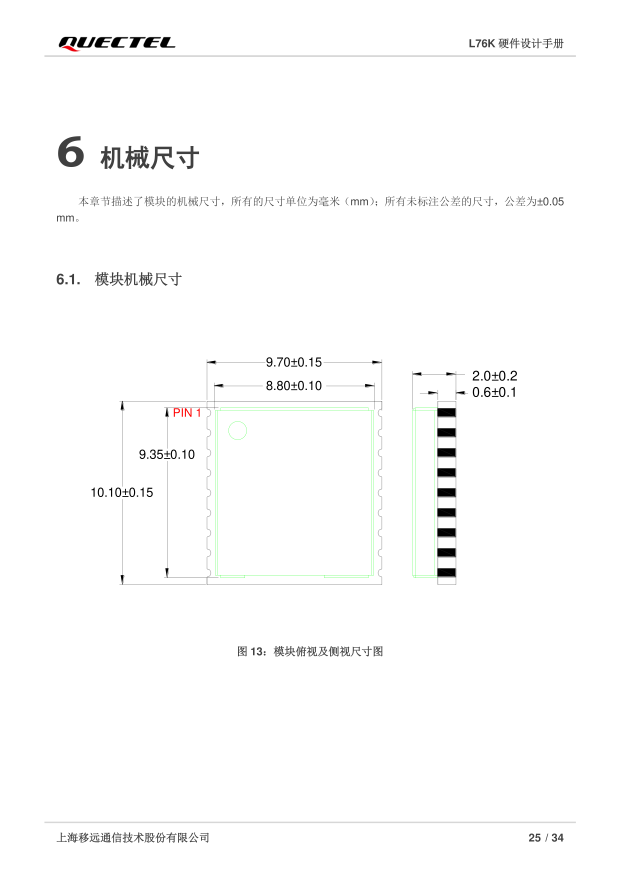
#> input picture ST909B-4G/Datasheet/pdf_render/C2916234_p26_300dpi.png, 2481 x 3508 px, found by its file name (shown at 1/4 size)
$ python p26_extlines.py
#> lines starting #> are read from the running program, lines starting #| are printed output that depends on the picture; after the words box and inside, x2 and y2 are one past the last pixel; in counts of white or black regions, pixels touching at a corner belong together
# Find vertical extension lines of the 8.80 dim (above module) and 9.35/10.10 dims (left side).
import numpy as np
from PIL import Image

im = Image.open(r'D:\Tracker\ST909B-4G\Datasheet\pdf_render\C2916234_p26_300dpi.png').convert('RGB')
#> im is the input picture: PIL image 2481x3508 RGB; mean R, G, B 251.6, 251.7, 251.6
a = np.array(im).astype(int)
R, G, B = a[..., 0], a[..., 1], a[..., 2]
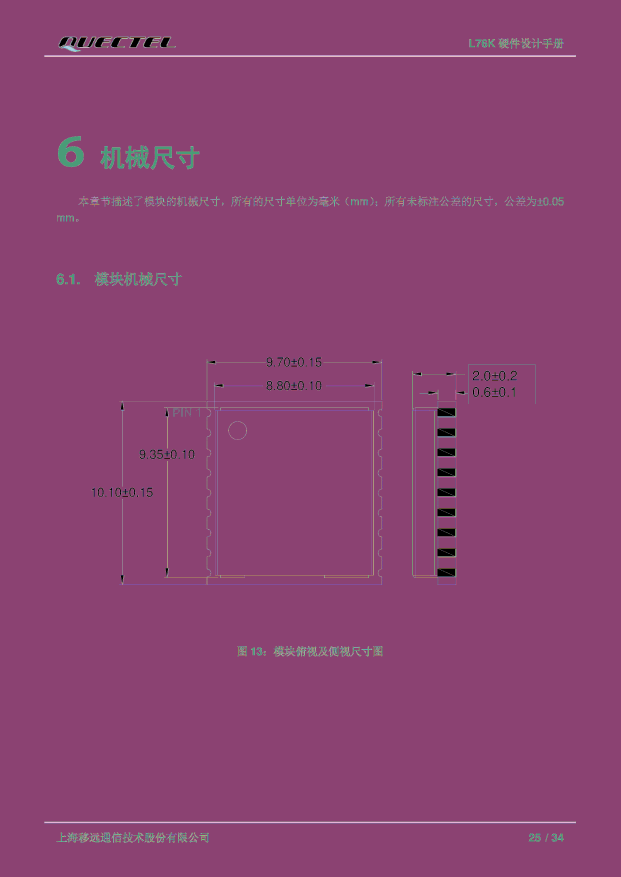
#> R: shape (3508, 2481) int64 (shown at 1/4 size); 256 distinct labels, from 0 to 255; one colour per label, 0 black
#> G: shape (3508, 2481) int64; 256 distinct labels, from 0 to 255
#> B: shape (3508, 2481) int64; 256 distinct labels, from 0 to 255
green = (G > 120) & (R < 120) & (B < 120)
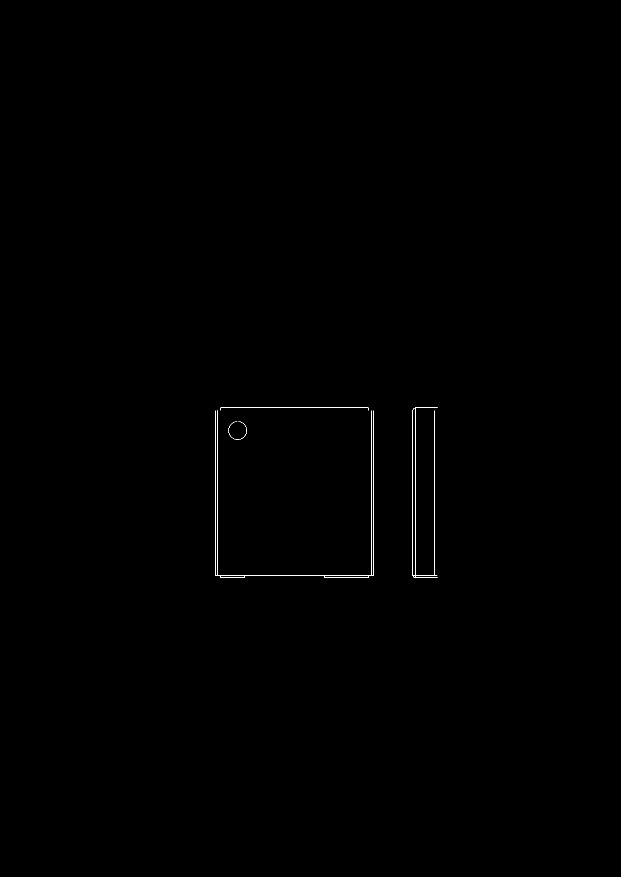
#> green: shape (3508, 2481) bool (shown at 1/4 size); 0.08% white in thin lines or dots, all inside (x1, y1, x2, y2) = (860, 1631, 1751, 2312)
dark = (R < 210) & (G < 210) & (B < 210) & ~green
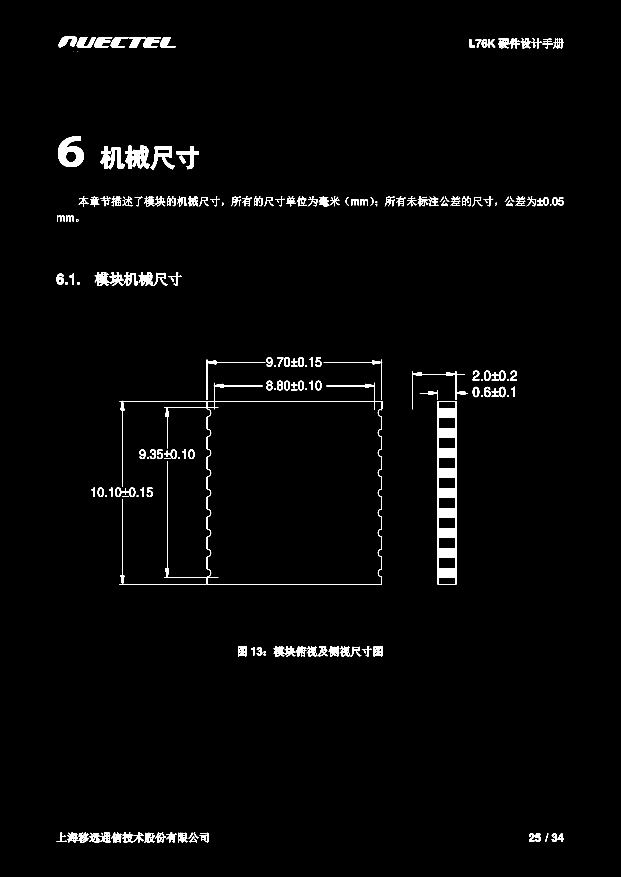
#> dark: shape (3508, 2481) bool (shown at 1/4 size); 1.6% white; 249 white regions (3 under 20 px), largest, box (x1, y1, x2, y2) and area: (1749, 1604, 1825, 2340) 25543, (656, 1531, 1529, 2340) 7923, (232, 545, 335, 668) 7380

SX = 636 / 9.70
SY = 680 / 10.10
X0, Y0 = 860, 1631
def mx(i): return i / SX
def my(i): return i / SY

# 8.80 dim: ext lines between dim line (~y1544) and module top (y1631): columns with tall dark runs
reg = dark[1546:1631, 840:1520]
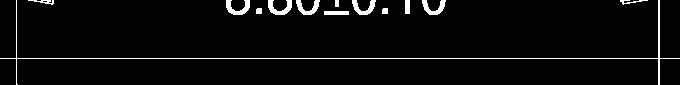
#> reg: shape (85, 680) bool; 3.8% white; 13 white regions, largest, box (x1, y1, x2, y2) and area: (0, 0, 680, 85) 933, (226, 0, 250, 15) 184, (268, 0, 292, 15) 184
colsum = reg.sum(axis=0)
#> colsum = 680 values, max 85 at index 16, min 1 at index 0, mean 3.21
xs = np.nonzero(colsum > 60)[0]
#> xs = [16, 658, 659]
print('8.80 ext-line columns (module-x mm):', ['%.3f' % mx(x + 840 - X0) for x in xs])
#| 8.80 ext-line columns (module-x mm): ['-0.061', '9.731', '9.746']

# dim line y position: find the horizontal line row in y 1520..1570
for y in range(1520, 1575):
    row = dark[y, 840:1520].sum()
    if row > 300:
        print('dim line row y=%d len=%d' % (y, row))
#> this loop made 55 passes
#> row on passes 1 to 12: 0, 0, 0, 38, 61, 78, 89, 97, 72, 71, 71, 75
#| dim line row y=1543 len=452
#| dim line row y=1544 len=438

# 9.35 dim (left, vertical): horizontal ext lines running from dim line to module edge
# search rows in y 1615..2350, x 700..862: rows where dark spans widely
reg = dark[1615:2350, 700:862]
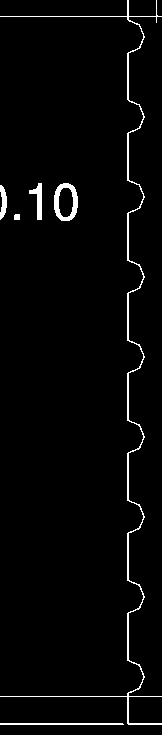
#> reg: shape (735, 162) bool; 2.5% white in thin lines or dots
rowsum = reg.sum(axis=1)
#> rowsum = 735 values, max 162 at index 16, min 0 at index 725, mean 4.07
ys = np.nonzero(rowsum > 60)[0]
#> ys = [16, 696, 723, 724]
print('9.35/10.10 ext-line rows (module-y mm):', ['%.3f' % my(y + 1615 - Y0) for y in ys])
#| 9.35/10.10 ext-line rows (module-y mm): ['0.000', '10.100', '10.501', '10.516']

# 10.10 dim: ext lines further left (x 480..700)
reg = dark[1615:2350, 480:700]
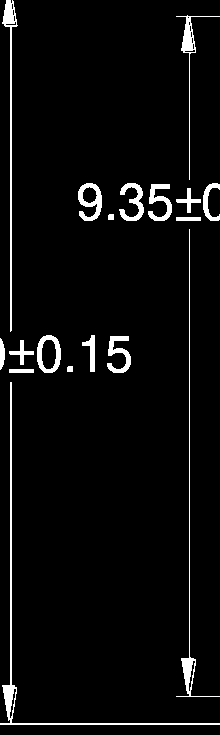
#> reg: shape (735, 220) bool; 4.2% white; 18 white regions, largest, box (x1, y1, x2, y2) and area: (0, 382, 220, 725) 1351, (2, 0, 18, 332) 886, (176, 229, 220, 697) 780
rowsum = reg.sum(axis=1)
#> rowsum = 735 values, max 220 at index 723, min 0 at index 725, mean 9.35
ys = np.nonzero(rowsum > 60)[0]
#> ys = 19 values from 185 to 724
print('10.10 ext-line rows (module-y mm):', ['%.3f' % my(y + 1615 - Y0) for y in ys])
#| 10.10 ext-line rows (module-y mm): ['2.510', '2.525', '2.540', '2.718', '2.733', '2.748', '2.763', '2.971', '2.985', '3.000', '3.015', '3.030', '4.976', '4.991', '5.243', '5.258', '5.273', '10.501', '10.516']
